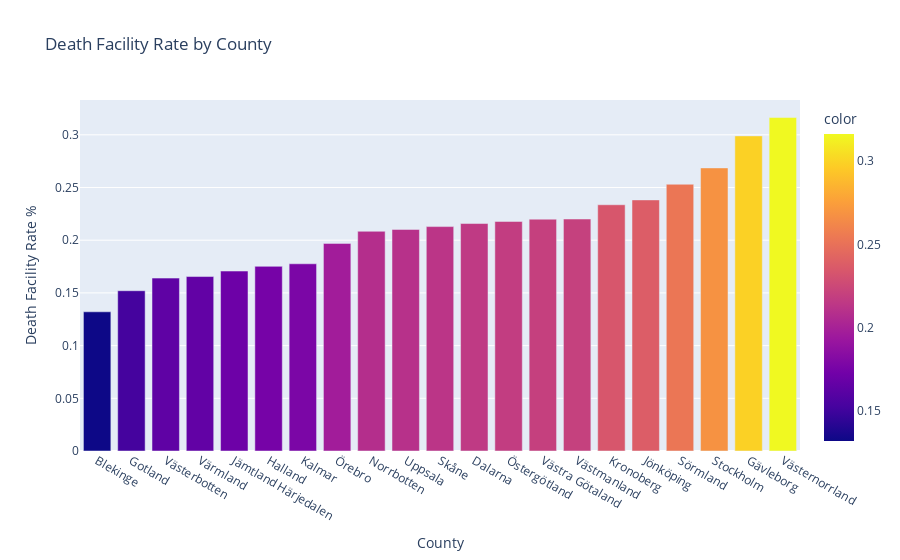

The code cell stored with this chart in its notebook:
### Markdown cell above
If we instead look at the number of deceased and divide this with number of citizens, we can at least tell what county got strike the hardes during the pandemic considering deaths.

Below I'm using our data from 2.2 to aggregate the sum of the population in each county, and the data from above to aggregate the sum och total number of deceased by county. I calculate the death rate by dividing total deceased (county) by population (county).

### Code cell
import pandas as pd

# Data from 2.2 containing county, municipality, population a.s.o., and the data used for above graph.
population_per_county = vaccinated_municipallity_and_age.groupby('Län_namn')['Befolkning'].sum()
deceased_total_county = totals_per_region.groupby('Region')['Totalt_antal_avlidna'].sum()
death_rate_percent = (deceased_total_county.values / population_county.values) * 100

data={
    'County': totals_per_region['Region'],
    'Death Facility Rate %': death_rate_percent
    
}
px.bar(
    data,
    x='County', 
    y='Death Facility Rate %',
    title='Death Facility Rate by County',
    color=death_rate_percent
).update_xaxes(categoryorder='total ascending')

### Figure 1 — Plotly figure (JSON) as saved in the notebook; plotly's stock layout.template omitted (floating-point values rounded to 4 significant figures)
{"data": [{"alignmentgroup": "True", "hovertemplate": "County=%{x}<br>Death Facility Rate %=%{y}<br>color=%{marker.color}<extra></extra>", "legendgroup": "", "marker": {"color": [0.1321, 0.2158, 0.1521, 0.299, 0.1752, 0.1707, 0.2382, 0.1776, 0.2336, 0.2084, 0.2129, 0.2686, 0.2531, 0.2102, 0.1655, 0.164, 0.3164, 0.2201, 0.2199, 0.197, 0.2178], "coloraxis": "coloraxis", "pattern": {"shape": ""}}, "name": "", "offsetgroup": "", "orientation": "v", "showlegend": false, "textposition": "auto", "type": "bar", "x": ["Blekinge", "Dalarna", "Gotland", "Gävleborg", "Halland", "Jämtland Härjedalen", "Jönköping", "Kalmar", "Kronoberg", "Norrbotten", "Skåne", "Stockholm", "Sörmland", "Uppsala", "Värmland", "Västerbotten", "Västernorrland", "Västmanland", "Västra Götaland", "Örebro", "Östergötland"], "xaxis": "x", "y": [0.1321, 0.2158, 0.1521, 0.299, 0.1752, 0.1707, 0.2382, 0.1776, 0.2336, 0.2084, 0.2129, 0.2686, 0.2531, 0.2102, 0.1655, 0.164, 0.3164, 0.2201, 0.2199, 0.197, 0.2178], "yaxis": "y"}], "layout": {"barmode": "relative", "coloraxis": {"colorbar": {"title": {"text": "color"}}, "colorscale": [[0, "#0d0887"], [0.1111, "#46039f"], [0.2222, "#7201a8"], [0.3333, "#9c179e"], [0.4444, "#bd3786"], [0.5556, "#d8576b"], [0.6667, "#ed7953"], [0.7778, "#fb9f3a"], [0.8889, "#fdca26"], [1, "#f0f921"]]}, "legend": {"tracegroupgap": 0}, "title": {"text": "Death Facility Rate by County"}, "xaxis": {"anchor": "y", "categoryorder": "total ascending", "domain": [0, 1], "title": {"text": "County"}}, "yaxis": {"anchor": "x", "domain": [0, 1], "title": {"text": "Death Facility Rate %"}}}}
